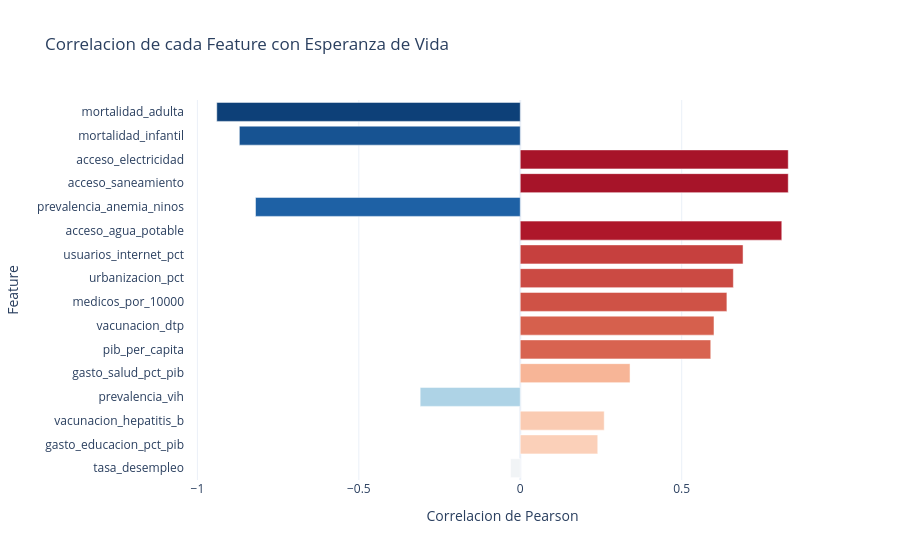

The cell this chart's notebook holds for it:
### Code cell
corr_target = (
    corr['esperanza_vida']
    .drop('esperanza_vida')
    .sort_values(key=abs, ascending=False)
)

fig = px.bar(
    x=corr_target.values,
    y=corr_target.index,
    orientation='h',
    color=corr_target.values,
    color_continuous_scale='RdBu_r',
    range_color=[-1, 1],
    title='Correlacion de cada Feature con Esperanza de Vida',
    labels={'x': 'Correlacion de Pearson', 'y': 'Feature'},
    template=TEMPLATE
)
fig.update_layout(yaxis=dict(autorange='reversed'), coloraxis_showscale=False)
fig.show()

### Figure 1 — Plotly figure (JSON) as saved in the notebook; plotly's stock layout.template omitted (floating-point values rounded to 4 significant figures)
{"data": [{"hovertemplate": "Correlacion de Pearson=%{x}<br>Feature=%{y}<br>color=%{marker.color}<extra></extra>", "legendgroup": "", "marker": {"color": [-0.94, -0.87, 0.83, 0.83, -0.82, 0.81, 0.69, 0.66, 0.64, 0.6, 0.59, 0.34, -0.31, 0.26, 0.24, -0.03], "coloraxis": "coloraxis", "pattern": {"shape": ""}}, "name": "", "orientation": "h", "showlegend": false, "textposition": "auto", "type": "bar", "x": [-0.94, -0.87, 0.83, 0.83, -0.82, 0.81, 0.69, 0.66, 0.64, 0.6, 0.59, 0.34, -0.31, 0.26, 0.24, -0.03], "xaxis": "x", "y": ["mortalidad_adulta", "mortalidad_infantil", "acceso_electricidad", "acceso_saneamiento", "prevalencia_anemia_ninos", "acceso_agua_potable", "usuarios_internet_pct", "urbanizacion_pct", "medicos_por_10000", "vacunacion_dtp", "pib_per_capita", "gasto_salud_pct_pib", "prevalencia_vih", "vacunacion_hepatitis_b", "gasto_educacion_pct_pib", "tasa_desempleo"], "yaxis": "y"}], "layout": {"barmode": "relative", "coloraxis": {"autocolorscale": false, "cmax": 1, "cmin": -1, "colorbar": {"title": {"text": "color"}}, "colorscale": [[0.0, "rgb(5,48,97)"], [0.1, "rgb(33,102,172)"], [0.2, "rgb(67,147,195)"], [0.3, "rgb(146,197,222)"], [0.4, "rgb(209,229,240)"], [0.5, "rgb(247,247,247)"], [0.6, "rgb(253,219,199)"], [0.7, "rgb(244,165,130)"], [0.8, "rgb(214,96,77)"], [0.9, "rgb(178,24,43)"], [1.0, "rgb(103,0,31)"]], "showscale": false}, "legend": {"tracegroupgap": 0}, "title": {"text": "Correlacion de cada Feature con Esperanza de Vida"}, "xaxis": {"anchor": "y", "domain": [0.0, 1.0], "title": {"text": "Correlacion de Pearson"}}, "yaxis": {"anchor": "x", "autorange": "reversed", "domain": [0.0, 1.0], "title": {"text": "Feature"}}}}
